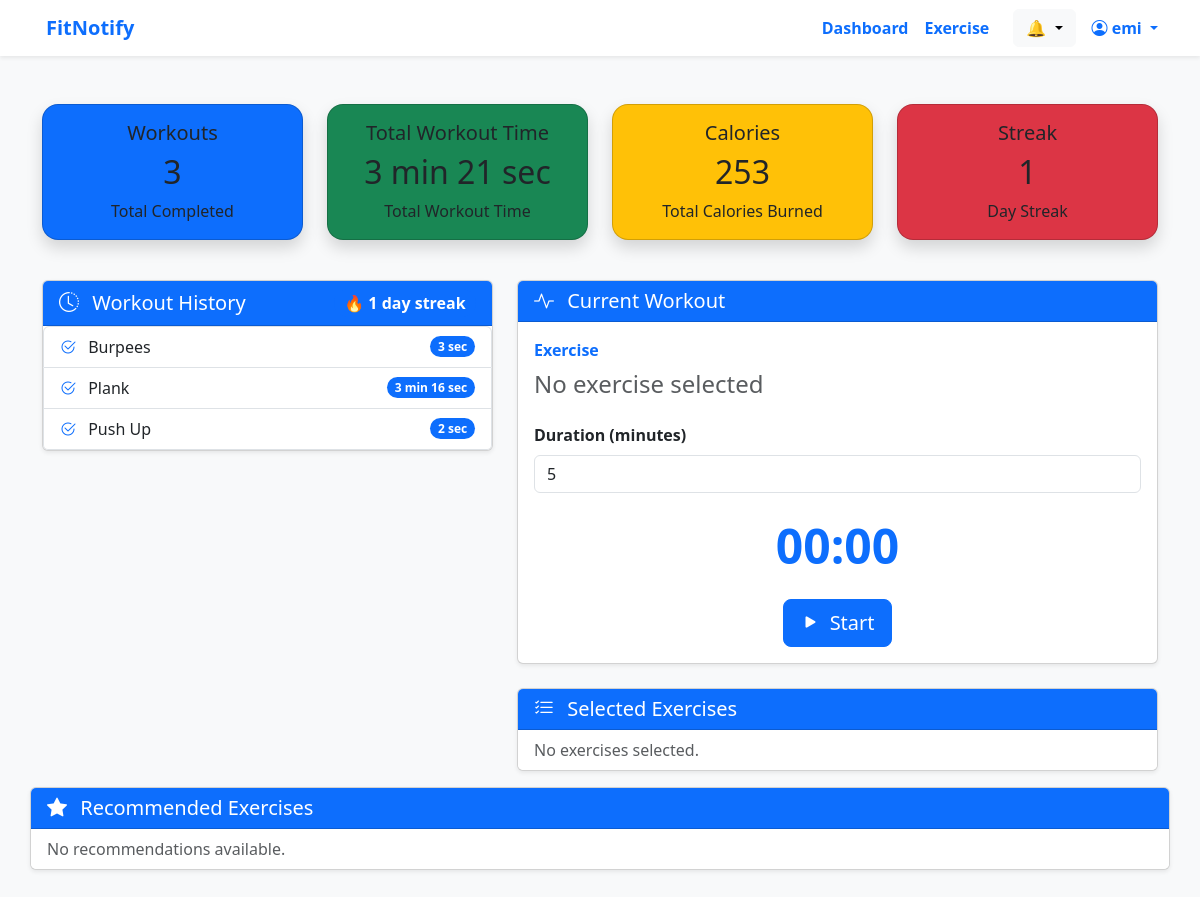
Page / (signed in) on the committed database.
### workouts/models.py (models this page shows, shortened)
class WorkoutSession(models.Model):
    user = models.ForeignKey(User, on_delete=models.CASCADE)
    exercise_name = models.CharField(max_length=100, default='Rest Day')
    duration_seconds = models.PositiveIntegerField()
    completed_at = models.DateTimeField(default=timezone.now)
    @property
    def duration_str(self):
        secs = self.duration_seconds
        if secs < 60:
            return f"{secs} sec"
        mins, rem = divmod(secs, 60)
        if rem:
            return f"{mins} min {rem} sec"
        return f"{mins} min"

### workouts/views.py (the view, shortened to what this page needs)
# urls.py: path('', dashboard, name='dashboard'),
@login_required
def dashboard(request):
    profile = request.user.profile
    user = request.user
    history = WorkoutSession.objects.filter(user=user).order_by('-completed_at')
    try:
        streak_obj = UserStreak.objects.get(user=user)
        today = date.today()
        if streak_obj.last_workout_date == today or streak_obj.last_workout_date == today - timedelta(days=1):
            streak = streak_obj.current_streak
        else:
            streak = 0
    except UserStreak.DoesNotExist:
        streak = 0
    selected = request.session.get('selected_exercises', [])
    current_exercise = selected[0] if selected else None
    request.session['selected_exercises'] = []
    total_workouts = history.count()
    total_seconds = sum([session.duration_seconds for session in history])
    total_minutes = total_seconds // 60
    total_remainder_seconds = total_seconds % 60
    def estimate_calories(duration_seconds):
        MET = 3.0  # moderate intensity
        weight_kg = profile.weight or 20  # fallback weight if missing
        return int(MET * 3.5 * weight_kg / 200 * duration_seconds)
    total_calories = estimate_calories(total_seconds)
    recommended_exercises = []
    if profile.sex == 'M':
        recommended_exercises = [
        'Push-ups (Beginner)',
        'Pull-ups (Intermediate)',
        'Burpees (Intermediate)',
        'Dips (Intermediate)',
        'Handstand Hold (Advanced)',
        'Mountain Climbers (Beginner)',
        'Plank to Push-up (Intermediate)',
        'Pike Push-ups (Advanced)',
        'Jump Squats (Intermediate)',
        'Chin-ups (Intermediate)'
    ]
    else:
        recommended_exercises = []
    context = {
        'user': user,
        'history': history,
        'streak': streak,
        'selected_exercises': selected,
        'current_exercise': current_exercise,
        'total_workouts': total_workouts,
        'total_minutes': total_minutes,
        'total_remainder_seconds': total_remainder_seconds,
        'total_calories': total_calories,
        'recommended_exercises': recommended_exercises,  # Added here
    }
    return render(request, 'workouts/dashboard.html', context)

### workouts/templates/workouts/dashboard.html (shortened to what this page needs)
{% load static %}
{% load widget_tweaks %}
<!DOCTYPE html>
<html lang="en">
<head>
  <link href="https://cdn.jsdelivr.net/npm/bootstrap@5.3.0/dist/css/bootstrap.min.css" rel="stylesheet" />
  <link href="https://cdn.jsdelivr.net/npm/bootstrap-icons@1.10.5/font/bootstrap-icons.css" rel="stylesheet" />
</head>
<body>
<nav class="navbar navbar-expand-lg navbar-light bg-white shadow-sm sticky-top">
  <div class="container">
    <a class="navbar-brand text-primary fw-bold" href="{% url 'dashboard' %}">
       FitNotify
    </a>
    <div class="collapse navbar-collapse justify-content-end" id="navbarNav">
      <ul class="navbar-nav align-items-center me-3">
        <li class="nav-item">
          <a
            class="nav-link {% if request.path == '/dashboard/' %}active{% endif %} text-primary fw-semibold"
            href="{% url 'dashboard' %}"
            >Dashboard</a
          >
        </li>
        <li class="nav-item">
          <a
            class="nav-link {% if request.path == '/exercise/' %}active{% endif %} text-primary fw-semibold"
            href="{% url 'exercise' %}"
            >Exercise</a
          >
        </li>
      </ul>
      <div class="dropdown me-3">
        <button
          class="btn btn-light dropdown-toggle"
          type="button"
          id="dropdownBell"
          data-bs-toggle="dropdown"
          aria-expanded="false"
        >
          🔔
        </button>
      </div>
      {% if user.is_authenticated %}
      <div class="nav-item dropdown">
        <a
          class="nav-link dropdown-toggle text-primary fw-semibold"
          href="#"
          role="button"
          data-bs-toggle="dropdown"
          aria-expanded="false"
        >
          <i class="bi bi-person-circle"></i> {{ user.username }}
        </a>
      </div>
      {% else %}
      <a class="nav-link text-primary" href="{% url 'login' %}">Login</a>
      <a class="nav-link text-primary" href="{% url 'register' %}">Register</a>
      {% endif %}
    </div>
  </div>
</nav>
<div class="container my-5">
  <div class="row g-4">
    <div class="container mt-4">
    <div class="row text-white">
        <div class="col-md-3 mb-3">
            <div class="card bg-primary shadow rounded-4 text-center">
                <div class="card-body">
                    <h5 class="card-title">Workouts</h5>
                    <h2>{{ total_workouts }}</h2>
                    <p class="mb-0">Total Completed</p>
                </div>
            </div>
        </div>
        <div class="col-md-3 mb-3">
    <div class="card bg-success shadow rounded-4 text-center">
        <div class="card-body">
            <h5 class="card-title">Total Workout Time</h5>
            <h2>{{ total_minutes }} min {{ total_remainder_seconds }} sec</h2>
            <p class="mb-0">Total Workout Time</p>
        </div>
    </div>
</div>
        <div class="col-md-3 mb-3">
    <div class="card bg-warning shadow rounded-4 text-center">
        <div class="card-body">
            <h5 class="card-title">Calories</h5>
            <h2>{{ total_calories }}</h2>
            <p class="mb-0">Total Calories Burned</p>
        </div>
    </div>
</div>
        <div class="col-md-3 mb-3">
            <div class="card bg-danger shadow rounded-4 text-center">
                <div class="card-body">
                    <h5 class="card-title">Streak</h5>
                    <h2>1</h2>
                    <p class="mb-0">Day Streak</p>
                </div>
            </div>
        </div>
    </div>
</div>
    <div class="col-lg-5">
      <div class="card shadow-sm">
        <div class="card-header bg-primary text-white d-flex justify-content-between align-items-center">
          <h5 class="mb-0"><i class="bi bi-clock-history me-2"></i> Workout History</h5>
          <span class="badge badge-streak fs-6 rounded-pill">
              🔥 1 day streak
          </span>
        </div>
       <ul class="list-group" id="history-list">
  {% for workout in history %}
  <li class="list-group-item d-flex justify-content-between align-items-center">
    <span>
      <i class="bi bi-check2-circle text-primary me-2"></i>
      {{ workout.exercise_name }}
    </span>
    <span class="badge bg-primary rounded-pill">
      {{ workout.duration_str }}
    </span>
  </li>
{% empty %}
  <li class="list-group-item">No workouts done yet.</li>
{% endfor %}
</ul>
      </div>
    </div>
    <div class="col-lg-7">
      <div class="card shadow-sm">
        <div class="card-header bg-primary text-white d-flex justify-content-between align-items-center">
          <h5 class="mb-0"><i class="bi bi-activity me-2"></i> Current Workout</h5>
        </div>
        <div class="card-body">
          <div class="mb-4">
            <label for="current-exercise-name" class="form-label fw-bold text-primary">Exercise</label>
            <h4 id="current-exercise-name" class="text-primary">
              {% if current_exercise %}{{ current_exercise }}{% else %}<span class="text-muted">No exercise selected</span>{% endif %}
            </h4>
          </div>
          <div class="mb-4">
            <label for="duration" class="form-label fw-semibold">Duration (minutes)</label>
            <input
              type="number"
              id="duration"
              class="form-control"
              value="5"
              min="1"
            />
          </div>
          <div class="text-center mb-4">
            <p id="timer" class="display-1">00:00</p>
          </div>
          <div class="d-flex justify-content-center gap-3 flex-wrap">
            <button id="start-btn" class="btn btn-primary btn-lg" onclick="startWorkout()">
              <i class="bi bi-play-fill me-1"></i> Start
            </button>
          </div>
        </div>
      </div>
      <div class="card shadow-sm mt-4">
        <div class="card-header bg-primary text-white">
          <h5 class="mb-0"><i class="bi bi-list-check me-2"></i> Selected Exercises</h5>
        </div>
        <ul class="list-group list-group-flush" id="selected-list" style="max-height: 180px; overflow-y:auto;">
          {% for exercise in selected_exercises %}
          <li class="list-group-item">{{ exercise }}</li>
          {% empty %}
          <li class="list-group-item text-muted">No exercises selected.</li>
          {% endfor %}
        </ul>
      </div>
    </div>
<div class="container-fluid px-0">
  <div class="card shadow-sm mt-3">
    <div class="card-header bg-primary text-white">
      <h5 class="mb-0"><i class="bi bi-star-fill me-2"></i> Recommended Exercises</h5>
    </div>
    <ul class="list-group list-group-flush" id="recommended-list" style="max-height: 180px; overflow-y:auto;">
      {% for exercise in recommended_exercises %}
      <li class="list-group-item d-flex justify-content-between align-items-center">
        <a href="#" class="recommended-exercise text-primary" data-exercise="{{ exercise }}">{{ exercise }}</a>
        <a href="{% url 'exercise' %}" target="_blank" class="text-decoration-none small">exercise page for more information</a>
      </li>
      {% empty %}
      <li class="list-group-item text-muted">No recommendations available.</li>
      {% endfor %}
    </ul>
  </div>
</div>
  </div>
</div>
</body>
</html>

### workouts/templates/workouts/dashboard.html (style rules this page uses)
body { background: #f8f9fa; font-family: 'Segoe UI', Tahoma, Geneva, Verdana, sans-serif; }
.navbar-brand { font-weight: 700; color: #0d6efd; }
#timer { font-size: 3rem; font-weight: 600; color: #0d6efd; }
.badge-streak { background-color: #0d6efd; color: white; }

### rows in the picture
WorkoutSession: exercise_name "Burpees", duration_str "3 sec"
WorkoutSession: exercise_name "Plank", duration_str "3 min 16 sec"
WorkoutSession: exercise_name "Push Up", duration_str "2 sec"

### other values in the picture
{{ user.username }} "emi"
{{ total_workouts }} "3"
{{ total_minutes }} "3"
{{ total_remainder_seconds }} "21"
{{ total_calories }} "253"
